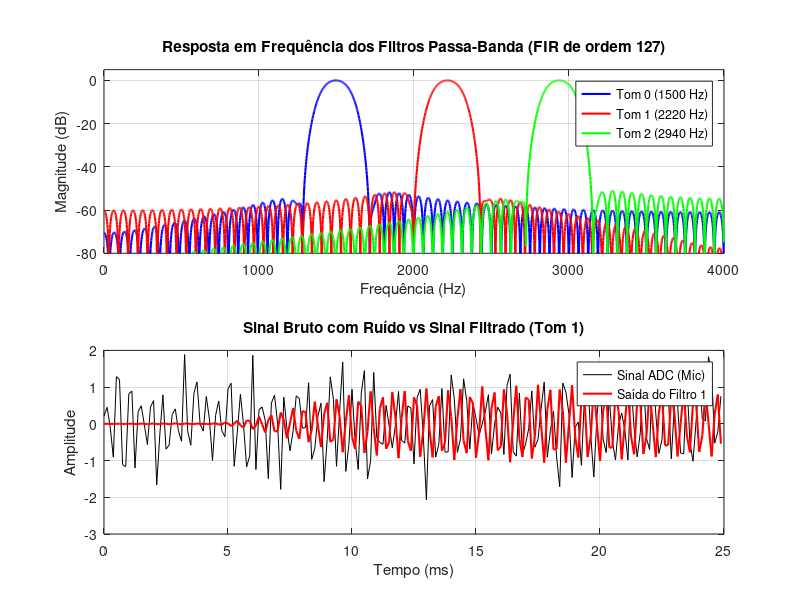

This figure's MATLAB source:
% -------------------------------------------------------------------------
% Projeto: Sistema de Controlo de Acesso via Tons
% Autores: Daniel Zamurca (118799) e Nicolas Sousa (119744) - Turma P3
% -------------------------------------------------------------------------

clear all; close all; clc;
pkg load signal; % (Necessário se usares Octave. No MATLAB podes apagar/comentar esta linha)

%% 1. Parâmetros do Sistema (Baseado nas nossas contas)
Fs = 8000;              % Frequência de amostragem (Hz)
Ts = 1 / Fs;            % Período de amostragem
N_taps = 128;           % Tamanho do buffer no ESP32 (e tamanho do filtro)
order = N_taps - 1;     % Ordem do filtro FIR (127)
BW = 100;               % Largura de banda de +/- 100 Hz para cada tom

% As nossas Frequências Secretas
f0 = 1500;
f1 = 2220;
f2 = 2940;

%% 2. Desenho dos Filtros FIR (Usando fir1 com Janela de Hamming embutida)
% Tal como o professor fez no h_alpha e h_beta, mas para os nossos tons
f_banda0 = [f0-BW, f0+BW];
f_banda1 = [f1-BW, f1+BW];
f_banda2 = [f2-BW, f2+BW];

h0 = fir1(order, f_banda0/(Fs/2), 'bandpass');
h1 = fir1(order, f_banda1/(Fs/2), 'bandpass');
h2 = fir1(order, f_banda2/(Fs/2), 'bandpass');

%% 3. Imprimir os Coeficientes para o ESP32 (Formato C)
fprintf('\n// --- COPIAR ESTES ARRAYS PARA O TOPO DO MAIN.C ---\n');
fprintf('#define N_TAPS %d\n\n', N_taps);

% Imprimir Tom 0
fprintf('__attribute__((aligned(16))) const float filtro_tom0[%d] = {', N_taps);
fprintf('%f, ', h0(1:end-1)); fprintf('%f};\n\n', h0(end));

% Imprimir Tom 1
fprintf('__attribute__((aligned(16))) const float filtro_tom1[%d] = {', N_taps);
fprintf('%f, ', h1(1:end-1)); fprintf('%f};\n\n', h1(end));

% Imprimir Tom 2
fprintf('__attribute__((aligned(16))) const float filtro_tom2[%d] = {', N_taps);
fprintf('%f, ', h2(1:end-1)); fprintf('%f};\n', h2(end));
fprintf('// -----------------------------------------------------\n\n');

%% 4. SIMULAÇÃO: Como o ESP32 vai processar o som?
% Vamos criar um "sinal falso" de 1 segundo que tem o Tom '1' (2220 Hz) e muito ruído
t = 0:Ts:1-Ts;
sinal_mic = 1.0 * sin(2*pi*f1*t) + 0.5 * randn(size(t)); % Tom 1 + Ruído

% Passamos o sinal pelos 3 filtros
saida0 = filter(h0, 1, sinal_mic);
saida1 = filter(h1, 1, sinal_mic);
saida2 = filter(h2, 1, sinal_mic);

% Lógica de Janelas (Thresholding) tal como no _30_EEGSignalRestDetection.m
% Vamos analisar apenas o primeiro bloco de amostras (tal como o FIFO do ESP32 faz)
janela0 = saida0(1:N_taps);
janela1 = saida1(1:N_taps);
janela2 = saida2(1:N_taps);

% Cálculo de Energia (Usando a soma dos quadrados, que é proporcional à potência RMS)
energia0 = sum(janela0.^2);
energia1 = sum(janela1.^2);
energia2 = sum(janela2.^2);

fprintf('--- RESULTADO DA SIMULAÇÃO NO PRIMEIRO BLOCO (128 amostras) ---\n');
fprintf('Som injetado no microfone: Tom 1 (2220 Hz) com ruído.\n');
fprintf('Energia calculada após Filtro 0 (1500 Hz): %.2f\n', energia0);
fprintf('Energia calculada após Filtro 1 (2220 Hz): %.2f\n', energia1);
fprintf('Energia calculada após Filtro 2 (2940 Hz): %.2f\n', energia2);

if (energia1 > energia0 && energia1 > energia2)
    fprintf('\nSUCESSO: O sistema filtrou corretamente e detetou o Tom 1!\n');
else
    fprintf('\nERRO: Deteção falhou.\n');
end

%% 5. Visualização de Resultados (Para o vosso Relatório)
figure('Position', [100, 100, 1000, 800]);

% Gráfico 1: Resposta em Frequência (Igual ao _11_LowPassStudyStud.m)
[H0, f_plot] = freqz(h0, 1, 2048, Fs);
[H1, ~] = freqz(h1, 1, 2048, Fs);
[H2, ~] = freqz(h2, 1, 2048, Fs);

subplot(2,1,1);
plot(f_plot, 20*log10(abs(H0)), 'b', 'LineWidth', 1.5); hold on;
plot(f_plot, 20*log10(abs(H1)), 'r', 'LineWidth', 1.5);
plot(f_plot, 20*log10(abs(H2)), 'g', 'LineWidth', 1.5);
grid on;
xlabel('Frequência (Hz)');
ylabel('Magnitude (dB)');
title('Resposta em Frequência dos Filtros Passa-Banda (FIR de ordem 127)');
legend('Tom 0 (1500 Hz)', 'Tom 1 (2220 Hz)', 'Tom 2 (2940 Hz)');
xlim([0 Fs/2]);
ylim([-80 5]);

% Gráfico 2: O Sinal original vs Sinal Filtrado (No domínio do tempo)
subplot(2,1,2);
plot(t(1:200)*1000, sinal_mic(1:200), 'k', 'LineWidth', 0.5); hold on;
plot(t(1:200)*1000, saida1(1:200), 'r', 'LineWidth', 1.5);
grid on;
xlabel('Tempo (ms)');
ylabel('Amplitude');
title('Sinal Bruto com Ruído vs Sinal Filtrado (Tom 1)');
legend('Sinal ADC (Mic)', 'Saída do Filtro 1');
xlim([0 25]); % Mostramos apenas os primeiros 25 milissegundos

saveas(gcf, 'graficos_relatorio.png');
